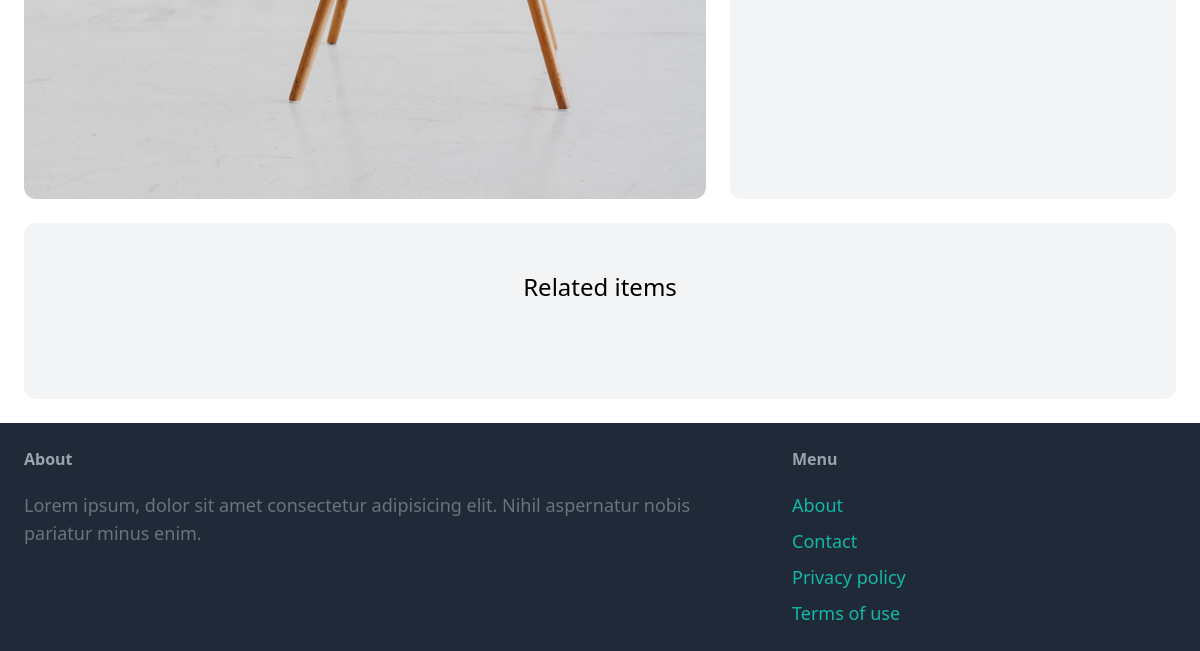
Before: /items/4/ (lower part) with the older database file.
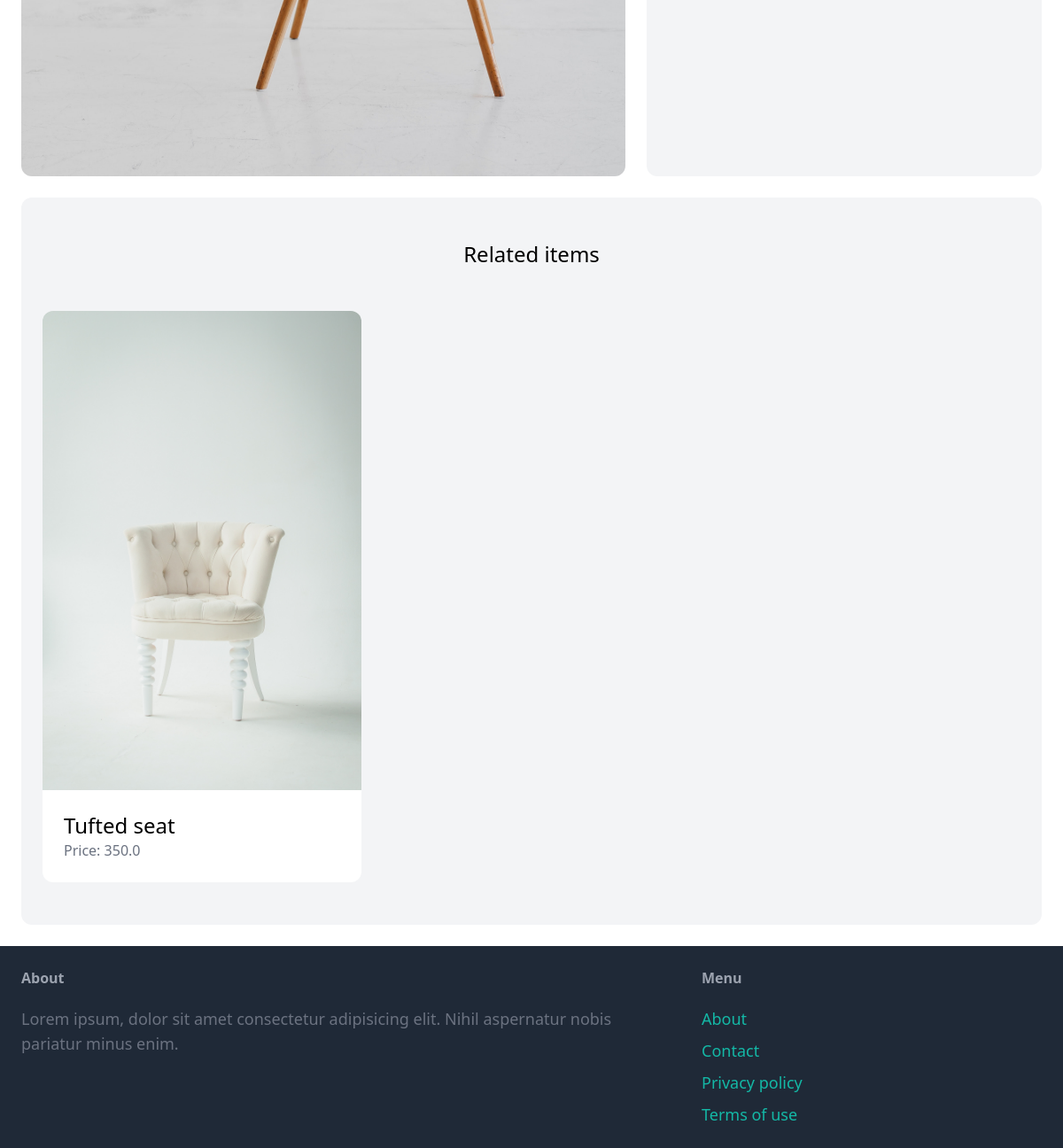
After: the same page with the newer database file.
### item/models.py (models this page shows, shortened)
class Item(models.Model):
    category = models.ForeignKey(Category, related_name='items', on_delete=models.CASCADE)
    name = models.CharField(max_length=255)
    description = models.TextField(blank=True, null=True)
    price = models.FloatField()
    image = models.ImageField(upload_to='item_images', blank=True, null=True)
    is_sold = models.BooleanField(default=False)
    created_by = models.ForeignKey(User, related_name='items', on_delete=models.CASCADE)
    created_at = models.DateTimeField(auto_now_add=True)

### item/views.py (the view)
# urls.py: path('<int:pk>/', views.detail, name='detail'),
def detail(request, pk):
    item = get_object_or_404(Item, pk=pk)
    related_items = Item.objects.filter(category=item.category, is_sold=False).exclude(pk=pk)[0:3]
    return render(request, 'item/detail.html', {
        'item': item,
        'related_items': related_items
    })

### item/templates/item/detail.html (shortened to what this page needs)
{% extends 'core/base.html' %}
{% block content %}
<div class="grid grid-cols-5 gap-6">
    <div class="col-span-3">
        <img src="{{ item.image.url }}" class="rounded-xl">
    </div>
    <div class="col-span-2 p-6 bg-gray-100 rounded-xl">
    </div>
</div>
<div class="mt-6 px-6 py-12 bg-gray-100 rounded-xl">
    <h2 class="mb-12 text-2xl text-center">Related items</h2>
    <div class="grid grid-cols-3 gap-3">
        {% for item in related_items %}
            <div>
                <a href="{% url 'item:detail' item.id %}">
                    <div>
                        <img src="{{ item.image.url }}" class="rounded-t-xl">
                    </div>
                    <div class="p-6 bg-white rounded-b-xl">
                        <h2 class="text-2xl">{{ item.name }}</h2>
                        <p class="text-gray-500">Price: {{ item.price }}</p>
                    </div>
                </a>
            </div>
        {% endfor %}
    </div>
</div>
{% endblock %}

Changed rows visible on the page:
added Item: image (picture), name "Tufted seat", price "350.0"
